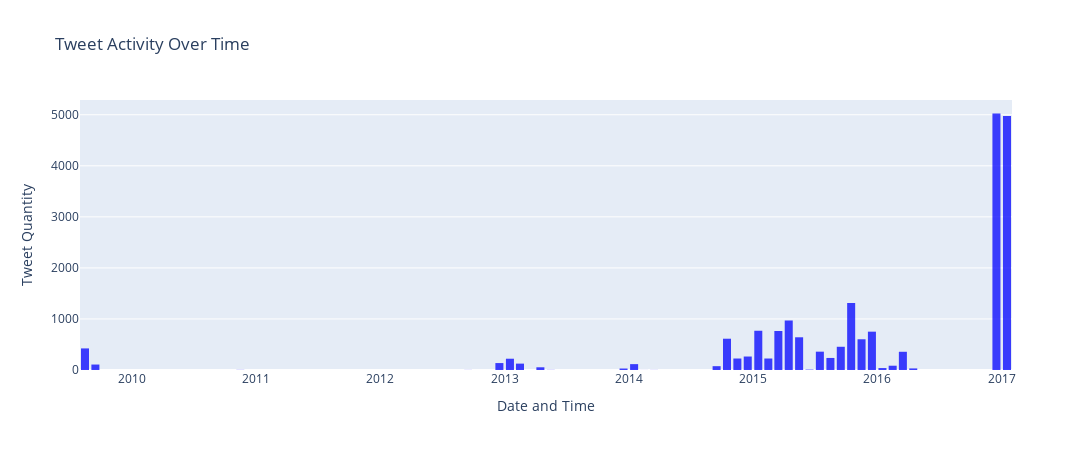

The code cell stored with this chart in its notebook:
### Code cell
# Q: Why are we specifically analysing online social media data ?
# ans: In the recent times, usage of social media has exponentially increased as they provide a good medium 
#      to express ones thoughts without being exposed
#      
# Analysis: The graph shows the increase in tweet activity over the years specially peaking in 2015 and thereafter

import os
import pandas as pd
import numpy as np
from plotly.offline import download_plotlyjs, init_notebook_mode, plot, iplot
import plotly as py
import plotly.graph_objs as go
from nltk.corpus import stopwords
from string import punctuation
from collections import OrderedDict
import seaborn as sns
import gensim
from gensim import corpora, models, similarities
import logging
import tempfile

init_notebook_mode(connected=True)  # do not miss this line

import warnings
warnings.filterwarnings("ignore")

datafile = '/content/drive/MyDrive/Twitter.csv'
tweets = pd.read_csv(datafile)

# Displaying the first 5 rows of your dataset
print("Number of tweets: ", len(tweets['post_text']))
tweets.head(5)

# Custom stopwords for mental health tweets
custom_stopwords = set(stopwords.words('english') + list(punctuation) + ['rt', 'via', ...])

# Extracting date and time from tweets
tweets['post_created'] = pd.to_datetime(tweets['post_created'])

# Plotting tweet activity over time
trace = go.Histogram(
    x=tweets['post_created'],
    marker=dict(
        color='blue'
    ),
    opacity=0.75
)

layout = go.Layout(
    title='Tweet Activity Over Time',
    height=450,
    width=1200,
    xaxis=dict(
        title='Date and Time'
    ),
    yaxis=dict(
        title='Tweet Quantity'
    ),
    bargap=0.2,
)

data = [trace]

fig = go.Figure(data=data, layout=layout)
py.offline.iplot(fig)

# Preparing a corpus for analysis
corpus = [str(tweet) for tweet in tweets['post_text']]
texts = [[word for word in str(document).lower().split() if word not in custom_stopwords] for document in corpus]

# Create dictionary and corpus
dictionary = corpora.Dictionary(texts)
dictionary.save(os.path.join(tempfile.gettempdir(), 'mental_health.dict'))
corpus = [dictionary.doc2bow(text) for text in texts]
corpora.MmCorpus.serialize(os.path.join(tempfile.gettempdir(), 'mental_health.mm'), corpus)

# TF-IDF transformation
tfidf = models.TfidfModel(corpus)
corpus_tfidf = tfidf[corpus]

# LDA transformation
total_topics = 5
lda = models.LdaModel(corpus_tfidf, id2word=dictionary, num_topics=total_topics)
corpus_lda = lda[corpus_tfidf]

# Showing first n important words in the topics
lda.show_topics(total_topics, 5)

# Creating DataFrame for LDA results
data_lda = {i: OrderedDict(lda.show_topic(i, 25)) for i in range(total_topics)}
df_lda = pd.DataFrame(data_lda).fillna(0).T

# Displaying the shape and DataFrame
print(df_lda.shape)
print(df_lda)

# Clustermap for LDA results
import matplotlib.pyplot as plt
g = sns.clustermap(df_lda.corr(), center=0, standard_scale=1, cmap="RdBu", metric='cosine', linewidths=.75, figsize=(15, 15))
plt.setp(g.ax_heatmap.yaxis.get_majorticklabels(), rotation=0)
plt.show()

### Figure 1 — Plotly figure (JSON) as saved in the notebook; plotly's stock layout.template omitted (floating-point values rounded to 4 significant figures; data arrays with more than 128 entries replaced by an {"elided": "..."} marker saying what was removed)
{"data": [{"marker": {"color": "blue"}, "opacity": 0.75, "type": "histogram", "x": {"elided": "20000 str values"}}], "layout": {"bargap": 0.2, "height": 450, "title": {"text": "Tweet Activity Over Time"}, "width": 1200, "xaxis": {"title": {"text": "Date and Time"}}, "yaxis": {"title": {"text": "Tweet Quantity"}}}}
